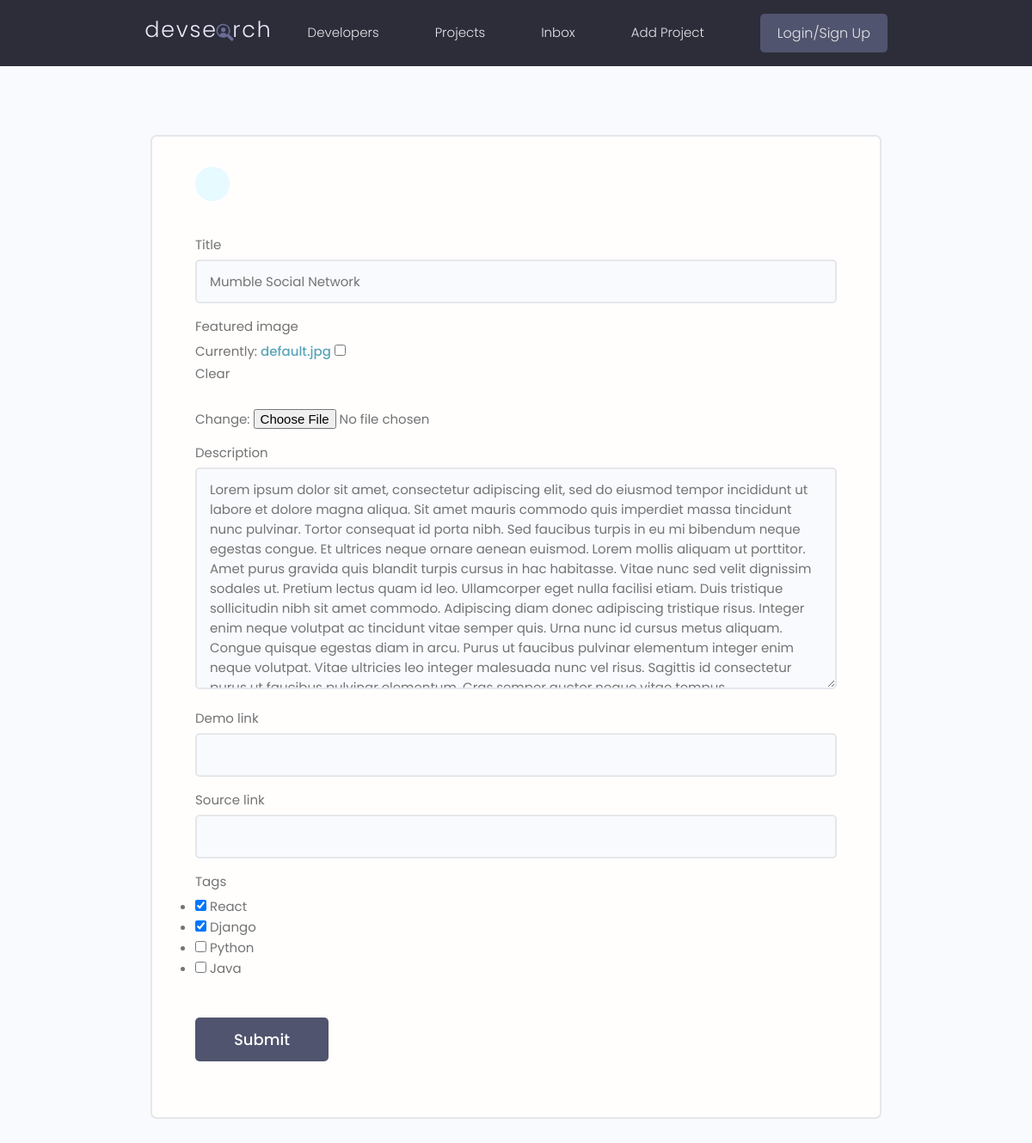
Page /projects/update-project/bb57101de8344ffc887678da3df4cfa9/ on the earlier database version.
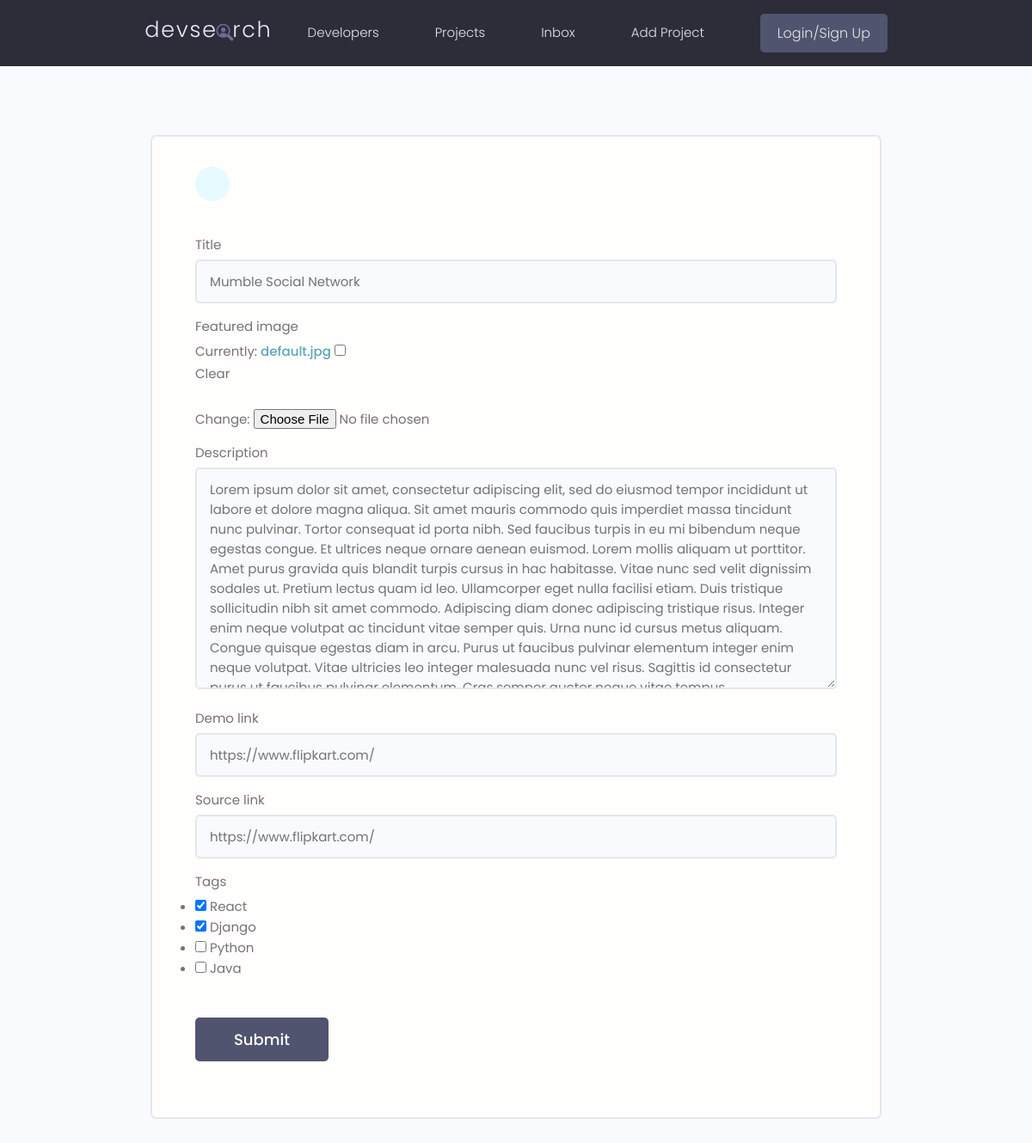
Same page on the later database version.
### projects/models.py (models this page shows, shortened)
class Project(models.Model):
    owner = models.ForeignKey(Profile, null=True,blank=True, on_delete=models.SET_NULL)
    title = models.CharField(max_length=200)
    description = models.TextField(null=True, blank=True)
    featured_image = models.ImageField(null=True,blank=True,default="default.jpg")
    demo_link = models.CharField(max_length=2000,null=True, blank=True)
    source_link = models.CharField(max_length=2000,null=True,blank=True)
    tags = models.ManyToManyField('Tag',blank=True) # '' on class because it comes later after Project class.
    vote_total = models.IntegerField(default=0,null=True, blank=True)
    vote_ratio = models.IntegerField(default=0,null=True, blank=True)
    created = models.DateTimeField(auto_now_add=True)
    id = models.UUIDField(default=uuid.uuid4,unique=True,primary_key=True, editable=False)

### projects/views.py (the view)
# urls.py: path('update-project/<str:pk>/',views.updateProject,name='update-project'),
def updateProject(request,pk):
    project = Project.objects.get(id=pk) # get the project with the id of the primary key requested
    form = ProjectForm(instance=project) # get the object of the ProjectForm instance and store it in form.
    if request.method == "POST":
        form = ProjectForm(request.POST,request.FILES,instance=project) # get the object of that instance.
        if form.is_valid():
            form.save()
            return redirect('projects')
    context = {'form':form}
    return render(request,"projects/project_form.html",context=context)

### projects/forms.py
class ProjectForm(ModelForm):
    class Meta:
        model = Project
        fields = ['title','featured_image','description','demo_link','source_link','tags']
        widgets = {
            'tags': forms.CheckboxSelectMultiple(),
        }
    def __init__(self, *args, **kwargs):
        super(ProjectForm, self).__init__(*args,**kwargs)
        for name, field, in self.fields.items():
            field.widget.attrs.update({'class':'input'})

### projects/models.py (called while the page is built)
    def __str__(self):
        return self.name

### projects/templates/projects/project_form.html (shortened to what this page needs)
{% extends 'main.html' %}
{% block content %}
    <main class="formPage my-xl">
        <div class="content-box">
            <div class="formWrapper">
                <a class="backButton" href="#"></a>
                <br>
                <form class="form" method="POST" enctype="multipart/form-data">
                    {% for field in form %}
                    <div class="form__field">
                        <label for="formInput#text">{{ field.label }}</label>
                        {{ field }}
                    </div>
                    {% endfor %}
                    <input class="btn btn--sub btn--lg  my-md" type="submit" value="Submit" />
                </form>
            </div>
        </div>
    </main>
{% endblock %}

Differences in the rows shown:
changed Project "Mumble Social Network": demo_link (not shown) → "https://www.flipkart.com/"; source_link (not shown) → "https://www.flipkart.com/"
